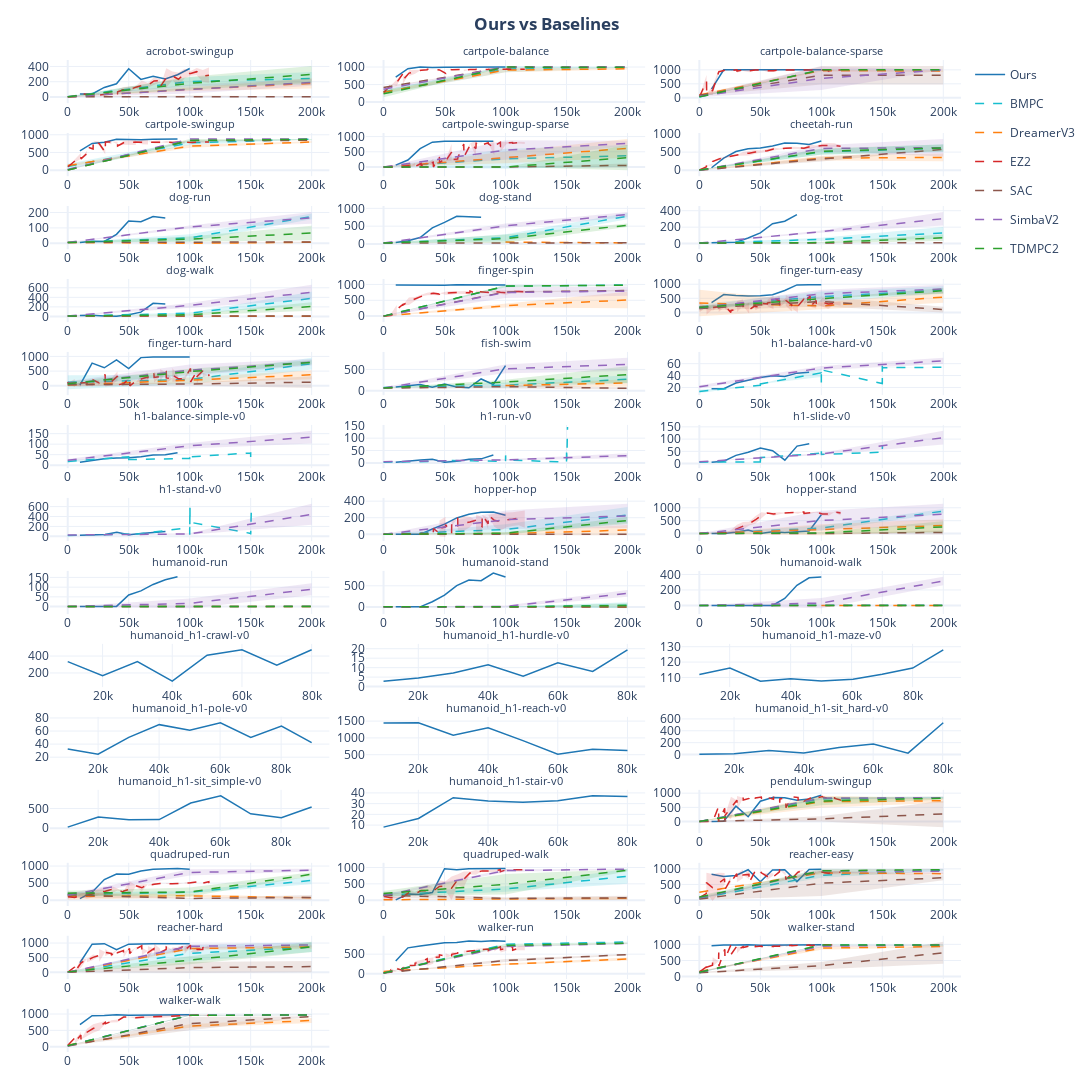

Notebook cell for this chart:
### Markdown cell above
## Grid View (All Tasks)

### Code cell
def create_grid_figure(
    data: pd.DataFrame,
    tasks: list[str],
    colors: dict[str, str],
    cols: int = 3,
) -> go.Figure:
    """Grid of per-task learning curves.

    Args:
        data: Combined DataFrame [step, reward, method, task].
        tasks: Task names to include.
        colors: Method -> hex color.
        cols: Number of grid columns.

    Returns:
        Plotly Figure with subplots.
    """
    n_tasks = len(tasks)
    rows = (n_tasks + cols - 1) // cols

    # Keep spacing small so subplots get most of the room
    v_spacing = min(0.03, 0.9 / max(rows - 1, 1))
    h_spacing = min(0.04, 0.9 / max(cols - 1, 1))

    fig = make_subplots(
        rows=rows, cols=cols,
        subplot_titles=tasks,
        vertical_spacing=v_spacing,
        horizontal_spacing=h_spacing,
    )

    legend_added: set[str] = set()

    for idx, task in enumerate(tasks):
        r = idx // cols + 1
        c = idx % cols + 1
        task_data = data[data["task"] == task]
        if task_data.empty:
            continue
        stats = compute_stats(task_data, ["method", "step"])
        _add_method_traces(
            fig, stats, colors,
            legend_added=legend_added,
            row=r, col=c,
            fill_alpha=0.15, line_width=1.5,
        )

    # Give each row enough height for readable plots
    row_height = 300
    fig.update_layout(
        height=row_height * rows + 80,  # +80 for title/legend
        width=1100,
        title_text=f"<b>{OUR_LABEL} vs Baselines</b>",
        title_x=0.5,
        showlegend=True,
        legend=dict(x=1.01, y=1, bgcolor="rgba(255,255,255,0.9)"),
        template="plotly_white",
        margin=dict(t=60, b=40, l=50, r=120),
    )

    # Shrink subplot title font so it doesn't overlap
    for ann in fig.layout.annotations:
        ann.font.size = 11

    return fig


grid_fig = create_grid_figure(all_data, our_tasks, COLORS, cols=3)
grid_fig.show()
